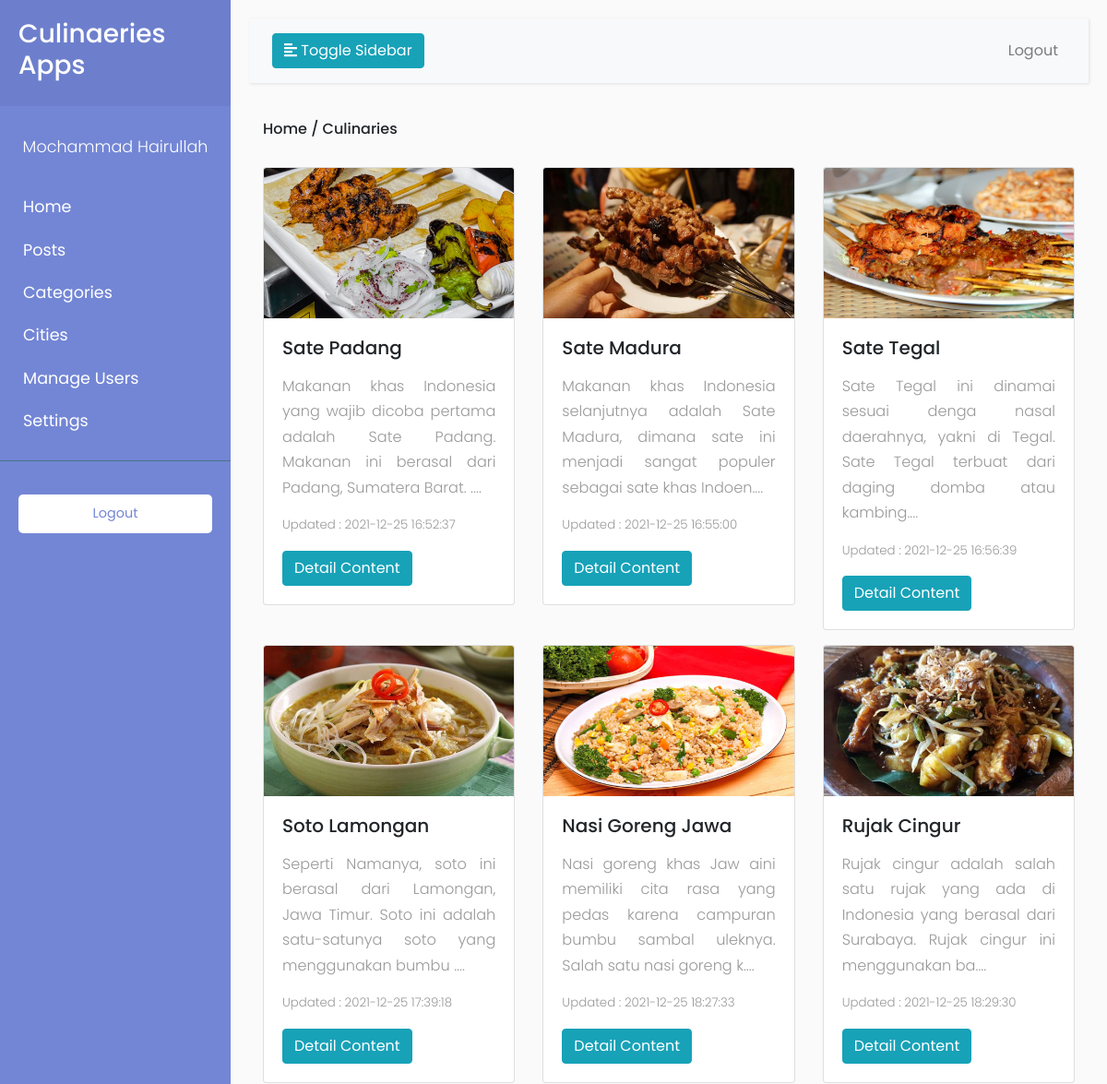
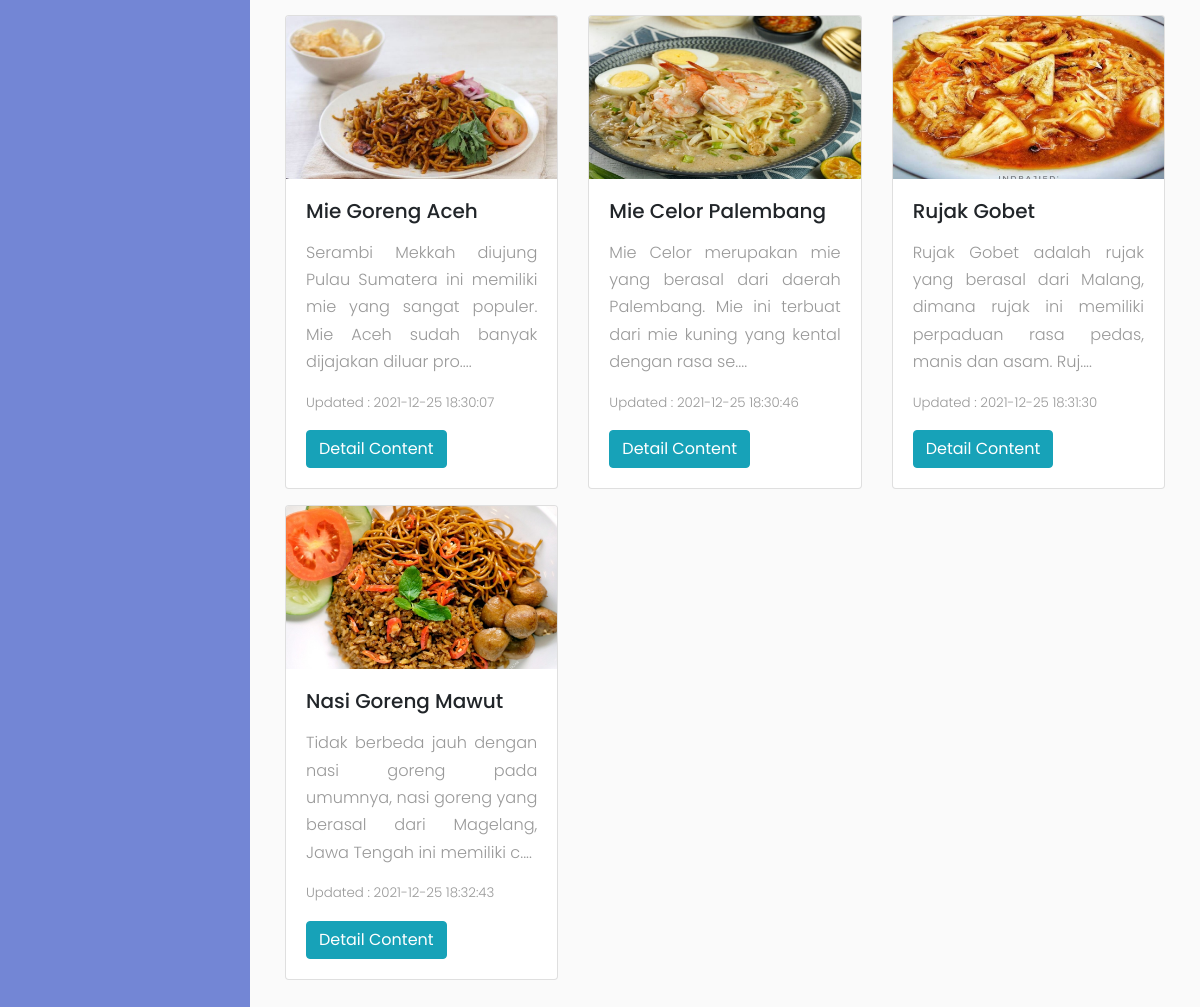
Screenshot of /culinaries/admin/home (signed in) with the database file from the repository (2 pictures, top to bottom).
### tables this page shows
CREATE TABLE `culinary` (
  `id` int(11) NOT NULL,
  `city_id` int(11) NOT NULL,
  `category_id` int(11) NOT NULL,
  `uid` int(11) NOT NULL,
  `title` varchar(255) NOT NULL,
  `content` text NOT NULL,
  `img` varchar(255) NOT NULL,
  `created_at` datetime NOT NULL,
  `updated_at` datetime NOT NULL
);

### culinaries/admin/home/index.php (the view)
<?php include './../layouts/header.php'; ?>
  <div class="container">
    <h6>Home / Culinaries</h6><br>
    <div class="row">
      <?php $query = "select * from culinary"; ?>
      <?php $sql = mysqli_query($conn, $query); ?>
      <?php foreach($sql as $row): ?>
        <div class="col-md-4 mb-3">
          <div class="card" style="width: 100%;">
            <img class="card-img-top" src="./../../app/culinaries/<?= $row['img']; ?>" alt="Card image cap">
            <div style="font-size: 11pt !important" class="card-body">
              <h5 class="card-title"><?= $row['title'] ?></h5>
              <p class="card-text"><?= substr($row['content'], 0, 150) ?>....</p>
              <p style="font-size: 10pt">Updated : <?= $row['updated_at'] ?></p>
              <a href="./detail.php?id=<?= $row['id'] ?>" class="btn btn-info">Detail Content</a>
            </div>
          </div>
        </div>
      <?php endforeach ?>
    </div>
  </div>
<?php include './../layouts/footer.php'; ?>

### culinaries/admin/assets/css/style.css (style rules this page uses)
body { font-family: 'Poppins', sans-serif; background: #fafafa; }
p { font-family: 'Poppins', sans-serif; font-size: 1.1em; font-weight: 300; line-height: 1.7em; color: #999; }
a, a:hover, a:focus { color: inherit; text-decoration: none; transition: all 0.3s; }

### rows the page displays
culinary: img (picture), title "Sate Padang", content "Makanan khas Indonesia yang wajib dicoba pertama adalah Sate Padang. Makanan ini berasal dari Padang, Sumatera Barat.", updated_at "2021-12-25 16:52:37"
culinary: img (picture), title "Sate Madura", content "Makanan khas Indonesia selanjutnya adalah Sate Madura, dimana sate ini menjadi sangat populer sebagai sate khas Indoen", updated_at "2021-12-25 16:55:00"
culinary: img (picture), title "Sate Tegal", content "Sate Tegal ini dinamai sesuai denga nasal daerahnya, yakni di Tegal. Sate Tegal terbuat dari daging domba atau kambing", updated_at "2021-12-25 16:56:39"
culinary: img (picture), title "Soto Lamongan", content "Seperti Namanya, soto ini berasal dari Lamongan, Jawa Timur. Soto ini adalah satu-satunya soto yang menggunakan bumbu", updated_at "2021-12-25 17:39:18"
culinary: img (picture), title "Nasi Goreng Jawa", content "Nasi goreng khas Jaw aini memiliki cita rasa yang pedas karena campuran bumbu sambal uleknya. Salah satu nasi goreng k", updated_at "2021-12-25 18:27:33"
culinary: img (picture), title "Rujak Cingur", content "Rujak cingur adalah salah satu rujak yang ada di Indonesia yang berasal dari Surabaya. Rujak cingur ini menggunakan ba", updated_at "2021-12-25 18:29:30"
culinary: img (picture), title "Mie Goreng Aceh", content "Serambi Mekkah diujung Pulau Sumatera ini memiliki mie yang sangat populer. Mie Aceh sudah banyak dijajakan diluar pro", updated_at "2021-12-25 18:30:07"
culinary: img (picture), title "Mie Celor Palembang", content "Mie Celor merupakan mie yang berasal dari daerah Palembang. Mie ini terbuat dari mie kuning yang kental dengan rasa se", updated_at "2021-12-25 18:30:46"
culinary: img (picture), title "Rujak Gobet", content "Rujak Gobet adalah rujak yang berasal dari Malang, dimana rujak ini memiliki perpaduan rasa pedas, manis dan asam. Ruj", updated_at "2021-12-25 18:31:30"
culinary: img (picture), title "Nasi Goreng Mawut", content "Tidak berbeda jauh dengan nasi goreng pada umumnya, nasi goreng yang berasal dari Magelang, Jawa Tengah ini memiliki c", updated_at "2021-12-25 18:32:43"

### other values shown
$_SESSION['sess_name'] "Mochammad Hairullah"
